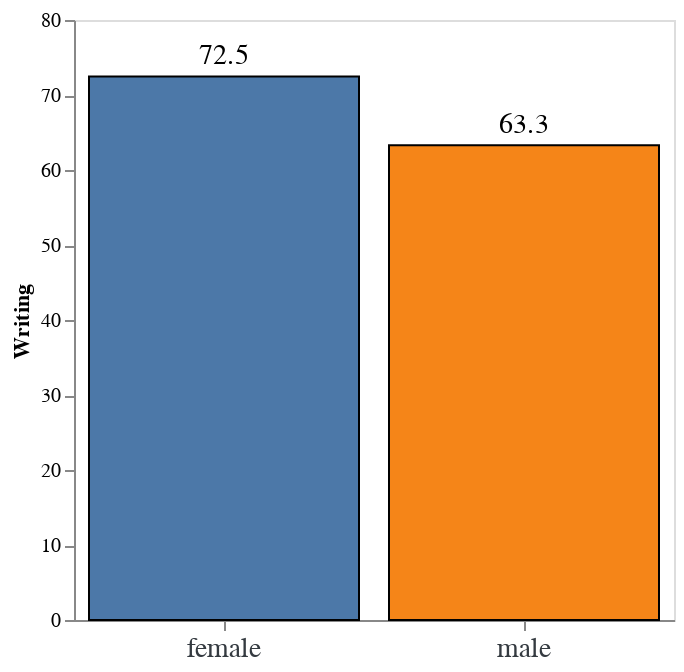

This figure's notebook cell:
### Code cell
bars = alt.Chart(gender_writing).mark_bar(stroke = "black").encode(
    x= alt.X("gender:O", 
        title="",
        axis = alt.Axis(labelAngle=0, labelFontSize=14, labelColor= "#343a40", labelFont="Arial") ),    
    tooltip = [alt.Tooltip('gender', title = 'Gender' ), alt.Tooltip ('writing:O',title = 'Writing Score', format = ".4s" )],
    color=alt.Color(field="gender", type="nominal",legend=None ),
    y= alt.Y("writing:Q", 
        title = "Writing", 
        axis = alt.Axis( grid = False, )),
 )

text = bars.mark_text(
    dy=-10,
    size=14,
    fill = "black",
).encode(text= alt.Text('writing:Q', format = ".3s"))

g_writing = (bars + text).properties(
    width = 300,
)
g_writing

### Figure 1 — Vega-Lite specification as saved in the notebook (floating-point values rounded to 4 significant figures)
{"config": {"view": {"continuousWidth": 400, "continuousHeight": 300}}, "layer": [{"mark": {"type": "bar", "stroke": "black"}, "encoding": {"color": {"field": "gender", "legend": null, "type": "nominal"}, "tooltip": [{"field": "gender", "title": "Gender", "type": "nominal"}, {"field": "writing", "format": ".4s", "title": "Writing Score", "type": "ordinal"}], "x": {"axis": {"labelAngle": 0, "labelColor": "#343a40", "labelFont": "Arial", "labelFontSize": 14}, "field": "gender", "title": "", "type": "ordinal"}, "y": {"axis": {"grid": false}, "field": "writing", "title": "Writing", "type": "quantitative"}}}, {"mark": {"type": "text", "dy": -10, "fill": "black", "size": 14}, "encoding": {"color": {"field": "gender", "legend": null, "type": "nominal"}, "text": {"field": "writing", "format": ".3s", "type": "quantitative"}, "tooltip": [{"field": "gender", "title": "Gender", "type": "nominal"}, {"field": "writing", "format": ".4s", "title": "Writing Score", "type": "ordinal"}], "x": {"axis": {"labelAngle": 0, "labelColor": "#343a40", "labelFont": "Arial", "labelFontSize": 14}, "field": "gender", "title": "", "type": "ordinal"}, "y": {"axis": {"grid": false}, "field": "writing", "title": "Writing", "type": "quantitative"}}}], "data": {"name": "data-d2dc3cf604f2504fa5ca5a9bb9448c44"}, "width": 300, "$schema": "https://vega.github.io/schema/vega-lite/v4.17.0.json", "datasets": {"data-d2dc3cf604f2504fa5ca5a9bb9448c44": [{"gender": "female", "writing": 72.47}, {"gender": "male", "writing": 63.31}]}}
